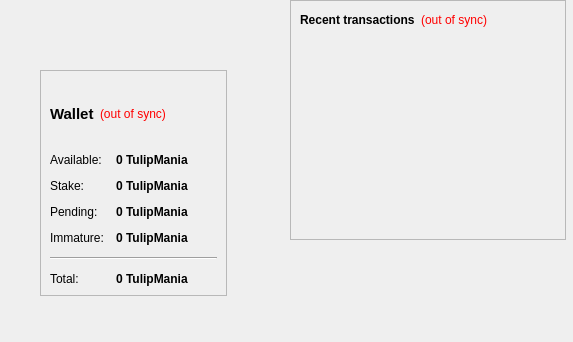
<?xml version="1.0" encoding="UTF-8"?>
<ui version="4.0">
 <class>OverviewPage</class>
 <widget class="QWidget" name="OverviewPage">
  <property name="geometry">
   <rect>
    <x>0</x>
    <y>0</y>
    <width>573</width>
    <height>342</height>
   </rect>
  </property>
  <property name="windowTitle">
   <string>Form</string>
  </property>
  <property name="styleSheet">
   <string notr="true">QListView { background: transparent; }</string>
  </property>
  <widget class="QWidget" name="layoutWidget">
   <property name="geometry">
    <rect>
     <x>40</x>
     <y>70</y>
     <width>187</width>
     <height>226</height>
    </rect>
   </property>
   <layout class="QVBoxLayout" name="verticalLayout_2">
    <item>
     <widget class="QFrame" name="frame">
      <property name="styleSheet">
       <string notr="true">QListView { background: transparent; }</string>
      </property>
      <property name="frameShape">
       <enum>QFrame::StyledPanel</enum>
      </property>
      <property name="frameShadow">
       <enum>QFrame::Raised</enum>
      </property>
      <layout class="QVBoxLayout" name="verticalLayout_4">
       <item>
        <layout class="QHBoxLayout" name="horizontalLayout_4">
         <item>
          <widget class="QLabel" name="label_5">
           <property name="font">
            <font>
             <pointsize>11</pointsize>
             <weight>75</weight>
             <bold>true</bold>
            </font>
           </property>
           <property name="text">
            <string>Wallet</string>
           </property>
          </widget>
         </item>
         <item>
          <widget class="QLabel" name="labelWalletStatus">
           <property name="toolTip">
            <string>The displayed information may be out of date. Your wallet automatically synchronizes with the TulipMania network after a connection is established, but this process has not completed yet.</string>
           </property>
           <property name="styleSheet">
            <string notr="true">QLabel { color: red; }</string>
           </property>
           <property name="text">
            <string notr="true">(out of sync)</string>
           </property>
           <property name="alignment">
            <set>Qt::AlignLeading|Qt::AlignLeft|Qt::AlignVCenter</set>
           </property>
          </widget>
         </item>
         <item>
          <spacer name="horizontalSpacer_2">
           <property name="orientation">
            <enum>Qt::Horizontal</enum>
           </property>
           <property name="sizeHint" stdset="0">
            <size>
             <width>40</width>
             <height>20</height>
            </size>
           </property>
          </spacer>
         </item>
        </layout>
       </item>
       <item>
        <layout class="QFormLayout" name="formLayout_2">
         <property name="fieldGrowthPolicy">
          <enum>QFormLayout::AllNonFixedFieldsGrow</enum>
         </property>
         <property name="horizontalSpacing">
          <number>12</number>
         </property>
         <property name="verticalSpacing">
          <number>12</number>
         </property>
         <item row="0" column="0">
          <widget class="QLabel" name="label">
           <property name="text">
            <string>Available:</string>
           </property>
          </widget>
         </item>
         <item row="0" column="1">
          <widget class="QLabel" name="labelBalance">
           <property name="font">
            <font>
             <weight>75</weight>
             <bold>true</bold>
            </font>
           </property>
           <property name="cursor">
            <cursorShape>IBeamCursor</cursorShape>
           </property>
           <property name="toolTip">
            <string>Your current spendable balance</string>
           </property>
           <property name="text">
            <string notr="true">0 TulipMania</string>
           </property>
           <property name="textInteractionFlags">
            <set>Qt::LinksAccessibleByMouse|Qt::TextSelectableByKeyboard|Qt::TextSelectableByMouse</set>
           </property>
          </widget>
         </item>
         <item row="1" column="0">
          <widget class="QLabel" name="label_6">
           <property name="text">
            <string>Stake:</string>
           </property>
          </widget>
         </item>
         <item row="1" column="1">
          <widget class="QLabel" name="labelStake">
           <property name="font">
            <font>
             <weight>75</weight>
             <bold>true</bold>
            </font>
           </property>
           <property name="cursor">
            <cursorShape>IBeamCursor</cursorShape>
           </property>
           <property name="toolTip">
            <string>Total of coins that was staked, and do not yet count toward the current balance</string>
           </property>
           <property name="text">
            <string notr="true">0 TulipMania</string>
           </property>
           <property name="textInteractionFlags">
            <set>Qt::LinksAccessibleByMouse|Qt::TextSelectableByKeyboard|Qt::TextSelectableByMouse</set>
           </property>
          </widget>
         </item>
         <item row="2" column="0">
          <widget class="QLabel" name="label_3">
           <property name="text">
            <string>Pending:</string>
           </property>
          </widget>
         </item>
         <item row="3" column="0">
          <widget class="QLabel" name="labelImmatureText">
           <property name="text">
            <string>Immature:</string>
           </property>
          </widget>
         </item>
         <item row="3" column="1">
          <widget class="QLabel" name="labelImmature">
           <property name="font">
            <font>
             <weight>75</weight>
             <bold>true</bold>
            </font>
           </property>
           <property name="toolTip">
            <string>Mined balance that has not yet matured</string>
           </property>
           <property name="text">
            <string notr="true">0 TulipMania</string>
           </property>
           <property name="textInteractionFlags">
            <set>Qt::LinksAccessibleByMouse|Qt::TextSelectableByKeyboard|Qt::TextSelectableByMouse</set>
           </property>
          </widget>
         </item>
         <item row="4" column="0" colspan="2">
          <widget class="Line" name="line">
           <property name="orientation">
            <enum>Qt::Horizontal</enum>
           </property>
          </widget>
         </item>
         <item row="5" column="0">
          <widget class="QLabel" name="labelTotalText">
           <property name="text">
            <string>Total:</string>
           </property>
          </widget>
         </item>
         <item row="5" column="1">
          <widget class="QLabel" name="labelTotal">
           <property name="font">
            <font>
             <weight>75</weight>
             <bold>true</bold>
            </font>
           </property>
           <property name="cursor">
            <cursorShape>IBeamCursor</cursorShape>
           </property>
           <property name="toolTip">
            <string>Your current total balance</string>
           </property>
           <property name="text">
            <string notr="true">0 TulipMania</string>
           </property>
           <property name="textInteractionFlags">
            <set>Qt::LinksAccessibleByMouse|Qt::TextSelectableByKeyboard|Qt::TextSelectableByMouse</set>
           </property>
          </widget>
         </item>
         <item row="2" column="1">
          <widget class="QLabel" name="labelUnconfirmed">
           <property name="font">
            <font>
             <weight>75</weight>
             <bold>true</bold>
            </font>
           </property>
           <property name="cursor">
            <cursorShape>IBeamCursor</cursorShape>
           </property>
           <property name="toolTip">
            <string>Total of transactions that have yet to be confirmed, and do not yet count toward the current balance</string>
           </property>
           <property name="text">
            <string notr="true">0 TulipMania</string>
           </property>
           <property name="textInteractionFlags">
            <set>Qt::LinksAccessibleByMouse|Qt::TextSelectableByKeyboard|Qt::TextSelectableByMouse</set>
           </property>
          </widget>
         </item>
        </layout>
       </item>
      </layout>
     </widget>
    </item>
   </layout>
  </widget>
  <widget class="QFrame" name="frame_2">
   <property name="geometry">
    <rect>
     <x>290</x>
     <y>0</y>
     <width>276</width>
     <height>240</height>
    </rect>
   </property>
   <property name="frameShape">
    <enum>QFrame::StyledPanel</enum>
   </property>
   <property name="frameShadow">
    <enum>QFrame::Raised</enum>
   </property>
   <layout class="QVBoxLayout" name="verticalLayout">
    <item>
     <layout class="QHBoxLayout" name="horizontalLayout_2">
      <item>
       <widget class="QLabel" name="label_4">
        <property name="text">
         <string>&lt;b&gt;Recent transactions&lt;/b&gt;</string>
        </property>
       </widget>
      </item>
      <item>
       <widget class="QLabel" name="labelTransactionsStatus">
        <property name="toolTip">
         <string>The displayed information may be out of date. Your wallet automatically synchronizes with the TulipMania network after a connection is established, but this process has not completed yet.</string>
        </property>
        <property name="styleSheet">
         <string notr="true">QLabel { color: red; }</string>
        </property>
        <property name="text">
         <string notr="true">(out of sync)</string>
        </property>
        <property name="alignment">
         <set>Qt::AlignRight|Qt::AlignTrailing|Qt::AlignVCenter</set>
        </property>
       </widget>
      </item>
      <item>
       <spacer name="horizontalSpacer">
        <property name="orientation">
         <enum>Qt::Horizontal</enum>
        </property>
        <property name="sizeHint" stdset="0">
         <size>
          <width>40</width>
          <height>20</height>
         </size>
        </property>
       </spacer>
      </item>
     </layout>
    </item>
    <item>
     <layout class="QVBoxLayout" name="verticalLayout_3">
      <item>
       <spacer name="verticalSpacer_2">
        <property name="orientation">
         <enum>Qt::Vertical</enum>
        </property>
        <property name="sizeHint" stdset="0">
         <size>
          <width>20</width>
          <height>40</height>
         </size>
        </property>
       </spacer>
      </item>
     </layout>
    </item>
    <item>
     <widget class="QListView" name="listTransactions">
      <property name="styleSheet">
       <string notr="true">QListView { background: transparent; }</string>
      </property>
      <property name="frameShape">
       <enum>QFrame::NoFrame</enum>
      </property>
      <property name="verticalScrollBarPolicy">
       <enum>Qt::ScrollBarAlwaysOff</enum>
      </property>
      <property name="horizontalScrollBarPolicy">
       <enum>Qt::ScrollBarAlwaysOff</enum>
      </property>
      <property name="selectionMode">
       <enum>QAbstractItemView::NoSelection</enum>
      </property>
     </widget>
    </item>
   </layout>
  </widget>
 </widget>
 <resources/>
 <connections/>
</ui>
